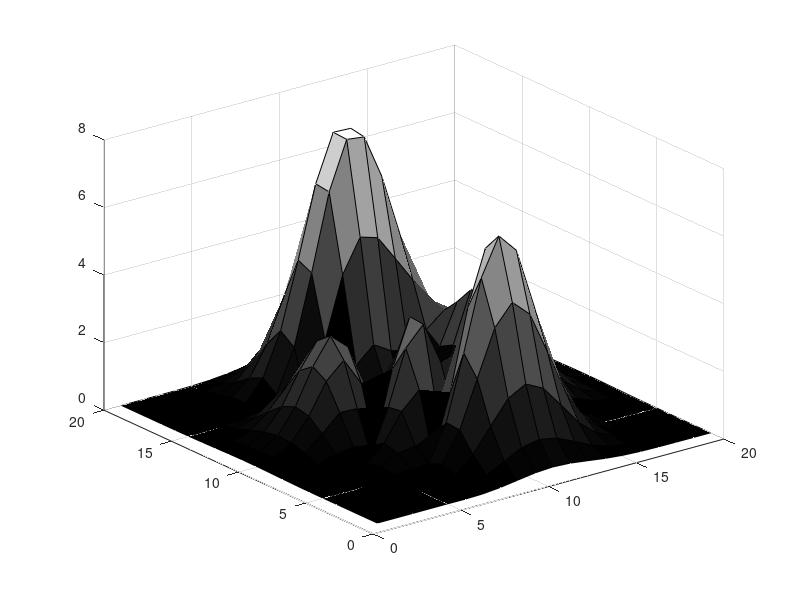

MATLAB code to generate this figure: (Note: this script raises an error after producing the figure.)
%蚁群算法三维航迹规划主函数
%考虑了雷达，高度代价
clc;
clear;
tic;
[Hx,Hy,Hz]=peaks(20);
Hz=abs(Hz);%自己把数据改掉   最大值是7.556
figure('name','无人机三维航迹规划')
% mesh(z,'EdgeColor','k');
colormap(gray);
surf(Hz);
hold on;


Height=8; 
Length=20;
Width=20;  %长宽高，表示网格的个数

D=G2D_3d(Height,Length,Width); %得到邻接矩阵
MM=size(D,1);                    
Tau=ones(MM,MM);        % Tau 初始信息素矩阵
Tau=8.*Tau; 
K=50;                             %迭代次数（指蚂蚁出动多少波）
M=20;                              %蚂蚁个数
% S=1 ;                              %最短路径的起始点
% E=1200;                        %最短路径的目的点
Ex=20;
Ey=20;
Ez=Hz(Ex,Ey);
E=coord2num_3d(Ex,Ey,Ez,Length,Width);
Sx=1;
Sy=1;
Sz=Hz(Ex,Ey);
S=coord2num_3d(Sx,Sy,Sz,Length,Width);
%定义威胁源
Thread = thread_3d(Hz+0.5);
nthread=size(Thread,1);
hold on;
scatter3(Thread(:,1),Thread(:,2),Thread(:,3),100,'r','filled');

Alpha=2;                           % Alpha 表征信息素重要程度的参数
Beta=5;                            % Beta 表征启发式因子重要程度的参数
Rho=0.5 ;                          % Rho 信息素蒸发系数
Q=2;                               % Q 信息素增加强度系数 
maxkl=-inf; 
maxk=0; 
maxl=0; 
N=size(D,1);               %N表示问题的规模（象素个数）
a=1;                     %小方格象素的边长
[Ex,Ey,Ez] = coord_3d(E,Length,Width,a);  %计算终止点的坐标
Lta=zeros(N,1);  %路线长度的代价
Tds=zeros(N,1);  %每个点每个点到威胁源的威胁代价，离最近威胁源的距离的倒数
Hcs=zeros(N,1);
Eta=zeros(N,1);             %启发式信息，总的代价
for i=1:N 
     [ix,iy,iz]=coord_3d(i,Length,Width,a);
     if i~=E
        Lta(i)=1/((ix-Ex)^2+(iy-Ey)^2+(iz-Ez)^2)^0.5;  %这里相当于是代价函数，添加威胁元代价和高度代价
     else
         Lta(i)=2;
     end
     Tds(i)=thread_cost(Thread,i,Length,Width,a);
     if iz~=0
        Hcs(i)=1/iz;
     else
         Hcs(i)=2;
     end
     %Eta(i)=0.6*Lta(i)+0.3*Tds(i)+0.1*1/(iz+0.1);  %分别是距离代价，
end 
Lta=(Lta-mean(Lta))/std(Lta);
Tds=(Tds-mean(Tds))/std(Tds);
Hcs=(Hcs-mean(Hcs))/std(Hcs);
%Eta=0.95*Lta+0.06*Tds+0.04*Hcs;
Eta=Lta;
Eta=(Eta-min(Eta))/(max(Eta)-min(Eta));

% Tds=(Tds-min(Tds))/(max(Tds)-min(Tds));
% Lta=(Lta-min(Lta))/(max(Lta)-min(Lta));
% Hcs=(Hcs-min(Hcs))/(max(Hcs)-min(Hcs));

ROUTES=cell(K,M);     %用细胞结构存储每一代的每一只蚂蚁的爬行路线
PL=zeros(K,M);         %用矩阵存储每一代的每一只蚂蚁的爬行路线代价

for k=1:K   %K是迭代的次数
    for m=1:M  %M是蚂蚁的个数
        W=S;                  %当前节点初始化为起始点
        Path=S;                %爬行路线初始化
        PLkm=0;               %爬行路线代价初始化
        TABUkm=ones(N);       %禁忌表初始化，表示的是已经走过的节点
        TABUkm(S)=0;          %已经在初始点了，因此要排除
        DD=D;                 %邻接矩阵初始化
        %下一步可以前往的节点
        DW=DD(W,:); 
        DW1=find(DW);  %DW1是所有非零元素的位置
        
        for j=1:length(DW1)
            if TABUkm(DW1(j))==0  %如果这个点在禁忌表中已经有了
                DW(DW1(j))=0;
            end
                %判断节点高度满足地形的要求
            [x,y,z]=coord_3d(DW1(j),Length,Width,a);

            if z<(Hz(x+0.5,y+0.5)+0.5) %第二个节点选择要满足高度约束
                DW(DW1(j))=0; 
            end
        end
        LJD=find(DW); %可选择的节点
        Len_LJD=length(LJD);%可选节点的个数
        while W~=E&&Len_LJD>=1 
            %转轮赌法选择下一步怎么走
            PP=zeros(Len_LJD); 
            for i=1:Len_LJD 
                PP(i)=(Tau(W,LJD(i))^Alpha)*((Eta(LJD(i)))^Beta); 
            end 
            sumpp=sum(PP); 
            PP=PP/sumpp;%建立概率分布
            Pcum(1)=PP(1); 
            for i=2:Len_LJD 
              Pcum(i)=Pcum(i-1)+PP(i); 
            end 
            Select=find(Pcum>=rand); 
            to_visit=LJD(Select(1)); 
            %状态更新和记录
            Path=[Path,to_visit];                %路径增加
            PLkm=PLkm+Eta(to_visit);    %路径长度增加
            W=to_visit;                   %蚂蚁移到下一个节点
            for kk=1:N 
              if TABUkm(kk)==0 
                 DD(W,kk)=0; 
                 DD(kk,W)=0; 
              end 
            end 
            TABUkm(W)=0;                %已访问过的节点从禁忌表中删除
            DW=DD(W,:); 
            DW1=find(DW); 
            for j=1:length(DW1)     %这已经是从第三个节点开始了。
                if TABUkm(DW1(j))==0 
                   DW(DW1(j))=0; 
                end 
                %判断节点高度满足地形的要求
                [x,y,z]=coord_3d(DW1(j),Length,Width,a);                
                if z<(Hz(x+0.5,y+0.5)+0.5) %考虑到离散化后的误差，留有一定的裕度
                    DW(DW1(j))=0; 
                end
                
                %判断爬升角和偏航角是否满足地形要求
                yaw=climb_yaw_3d(DW1(j),Path,Length,Width,a);
                if yaw<pi/2
                    DW(DW1(j))=0; 
                end
                
            end 
            LJD=find(DW); 
            Len_LJD=length(LJD);%可选节点的个数
        end
         ROUTES{k,m}=Path; 
         if Path(end)==E 
            PL(k,m)=PLkm; 
            if PLkm>maxkl 
                maxk=k;maxl=m;maxkl=PLkm; 
            end 
         else 
            PL(k,m)=0; 
         end    
    end
    %更新信息素
    Delta_Tau=zeros(N,N);%更新量初始化
       for m=1:M 
         if PL(k,m)  
            ROUT=ROUTES{k,m}; 
            TS=length(ROUT)-1;%跳数
             PL_km=PL(k,m); 
            for s=1:TS 
              x=ROUT(s); 
              y=ROUT(s+1); 
              Delta_Tau(x,y)=Delta_Tau(x,y)+Q*PL_km; 
              Delta_Tau(y,x)=Delta_Tau(y,x)+Q*PL_km; 
            end 
         end 
      end 
    Tau=(1-Rho).*Tau+Delta_Tau;%信息素挥发一部分，新增加一部分
end


%绘图


if maxk==0
    print('无法找到满足约束的路径，请重新输入终止点');
    plotif=0;
else
    plotif=1;%是否绘图的控制参数
end
if plotif==1 %绘收敛曲线
    title('航迹规划demo'); 
    xlabel('坐标x'); 
    ylabel('坐标y');
    ROUT=ROUTES{maxk,maxl}; 
    LENROUT=length(ROUT); 
    Rx=ROUT; 
    Ry=ROUT; 
    Rz=ROUT;
    for ii=1:LENROUT 
        [Rx(ii),Ry(ii),Rz(ii)]=coord_3d(ROUT(ii),Length,Width,a);
    end 
    plot3(Rx,Ry,Rz);
    maxPL=zeros(K); 
   for i=1:K 
     PLK=PL(i,:); 
     Nonzero=find(PLK); 
     PLKPLK=PLK(Nonzero); 
     maxPL(i)=min(PLKPLK); 
   end 
   
   figure(2) 
   plot(maxPL); 
   hold on 
   grid on 
   title('收敛曲线变化趋势'); 
   xlabel('迭代次数'); 
   ylabel('最小路径长度'); %绘爬行图
end 
toc;




